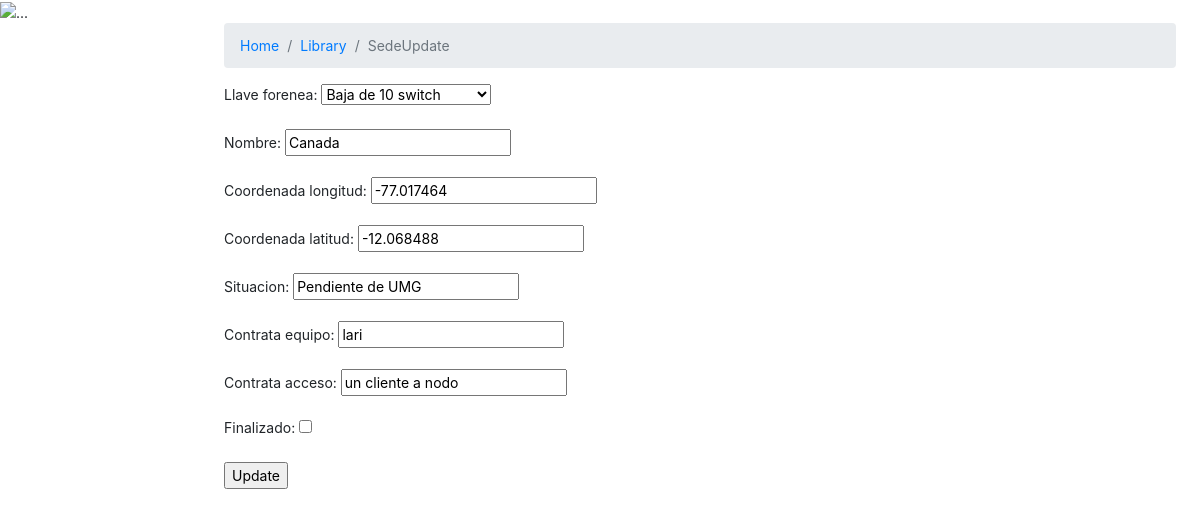
Page /polls/1/sedeUpdate/ on the committed database.
### polls/models.py (models this page shows, shortened)
class Sede(models.Model):
    llave_forenea = models.ForeignKey(Proyecto, on_delete=models.CASCADE, default='0')
    nombre = models.CharField(max_length=100, default='')
    coordenada_longitud = models.FloatField(default=0)
    coordenada_latitud = models.FloatField(default=0)
    situacion = models.CharField(max_length=100, default='')
    contrata_equipo = models.CharField(max_length=100, default='')
    contrata_acceso = models.CharField(max_length=100, default='')
    finalizado = models.BooleanField(default=False)

class Proyecto(models.Model):
    nombre = models.CharField(max_length=100, default='')
    cliente = models.CharField(max_length=100, default='')
    descripcion = models.CharField(max_length=100, default='')
    tipo = models.IntegerField(default=0)
    fecha_inicio = models.DateTimeField('date published')
    fecha_fin = models.DateTimeField('date published')
    jp = models.CharField(max_length=100, default='')
    ie = models.CharField(max_length=100, default='')
    sedes_total = models.IntegerField(default=0)
    sedes_pendientes = models.IntegerField(default=0)
    foto_alcance = models.ImageField(upload_to='cars',default='proyecto.jpg')
    prueba = models.TextField(default='')
    def __str__(self):
        return self.nombre

### polls/views.py (the view)
# urls.py: path('<int:pk>/sedeUpdate/', views.SedeUpdate.as_view(), name='sedeUpdate'),
class SedeUpdate(UpdateView):
    model = Sede
    fields = '__all__' # ['name']
    template_name_suffix = '_update_form'

### polls/templates/polls/sede_update_form.html (shortened to what this page needs)
{% extends "base_2.html" %}
{% load static %}
{% block identificador %}
SedeUpdate
{% endblock %}
{% block bloque_1 %}
<form method="post">{% csrf_token %}
    {{ form.as_p }}
    <input type="submit" value="Update">
</form>
{% endblock %}

### polls/static/polls/dashboard/dashboard.css (style rules this page uses)
body { font-size: .875rem; }

### rows in the picture
Sede: llave_forenea "Baja de 10 switch", coordenada_longitud "-77.017464", coordenada_latitud "-12.068488", situacion "Pendiente de UMG", contrata_equipo "lari", contrata_acceso "un cliente a nodo"
Proyecto: nombre "Canada"
